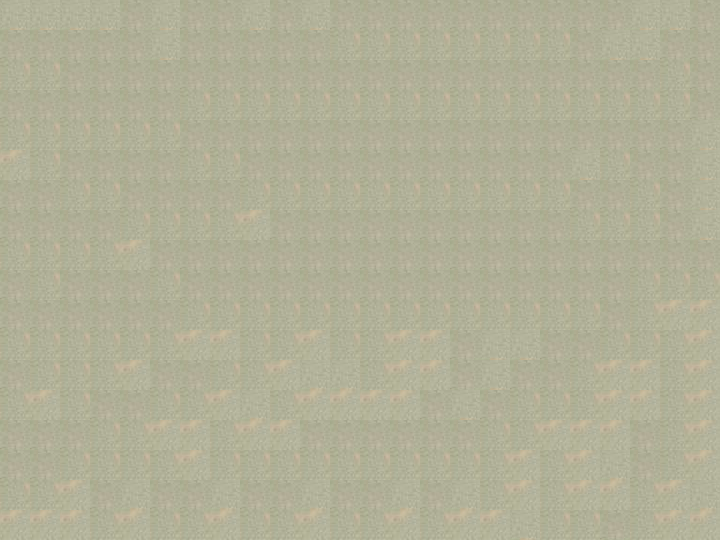

A 2D game scene composited from a Tiled map and its tileset images. What follows is a short description and the map's XML, with each tile layer's data collapsed to a summary:
An orthogonal 24x18 tile map with 30x30 px tiles, 1 tile layer (块层 1).

<map version="1.0" orientation="orthogonal" renderorder="right-down" width="24" height="18" tilewidth="30" tileheight="30">
 <tileset firstgid="1" name="sucai01" tilewidth="30" tileheight="30">
  <image source="sucai01.jpg" trans="fff0d8" width="3840" height="2160" />
 </tileset>
 <layer name="块层 1" width="24" height="18">
  <data>[432 cells, 432 non-empty, 4 distinct tile ids]</data>
 </layer>
</map>
